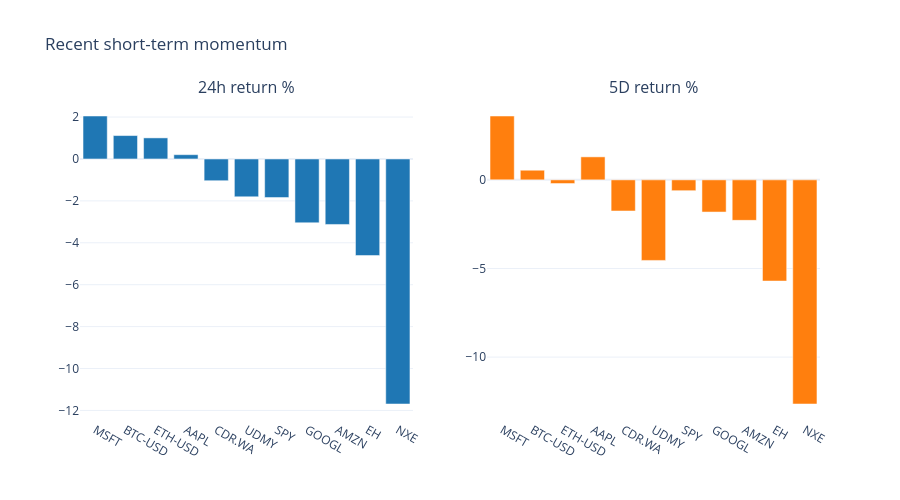

Here is the notebook cell this chart was saved with:
### Code cell
fig = make_subplots(rows=1, cols=2, subplot_titles=('24h return %', '5D return %'))

fig.add_trace(
    go.Bar(x=hourly_summary_df['Ticker'], y=hourly_summary_df['24h Return %'], marker_color='#1f77b4'),
    row=1,
    col=1,
)
fig.add_trace(
    go.Bar(x=hourly_summary_df['Ticker'], y=hourly_summary_df['5D Return %'], marker_color='#ff7f0e'),
    row=1,
    col=2,
)

fig.update_layout(height=500, template='plotly_white', title='Recent short-term momentum', showlegend=False)
fig.show()

### Figure 1 — Plotly figure (JSON) as saved in the notebook; plotly's stock layout.template omitted (floating-point values rounded to 4 significant figures)
{"data": [{"marker": {"color": "#1f77b4"}, "type": "bar", "x": ["MSFT", "BTC-USD", "ETH-USD", "AAPL", "CDR.WA", "UDMY", "SPY", "GOOGL", "AMZN", "EH", "NXE"], "xaxis": "x", "y": [2.05, 1.117, 1.006, 0.2044, -1.038, -1.807, -1.842, -3.046, -3.126, -4.61, -11.69], "yaxis": "y"}, {"marker": {"color": "#ff7f0e"}, "type": "bar", "x": ["MSFT", "BTC-USD", "ETH-USD", "AAPL", "CDR.WA", "UDMY", "SPY", "GOOGL", "AMZN", "EH", "NXE"], "xaxis": "x2", "y": [3.603, 0.5435, -0.2071, 1.298, -1.756, -4.545, -0.6115, -1.816, -2.284, -5.709, -12.65], "yaxis": "y2"}], "layout": {"annotations": [{"font": {"size": 16}, "showarrow": false, "text": "24h return %", "x": 0.225, "xanchor": "center", "xref": "paper", "y": 1, "yanchor": "bottom", "yref": "paper"}, {"font": {"size": 16}, "showarrow": false, "text": "5D return %", "x": 0.775, "xanchor": "center", "xref": "paper", "y": 1, "yanchor": "bottom", "yref": "paper"}], "height": 500, "showlegend": false, "title": {"text": "Recent short-term momentum"}, "xaxis": {"anchor": "y", "domain": [0, 0.45]}, "xaxis2": {"anchor": "y2", "domain": [0.55, 1]}, "yaxis": {"anchor": "x", "domain": [0, 1]}, "yaxis2": {"anchor": "x2", "domain": [0, 1]}}}
